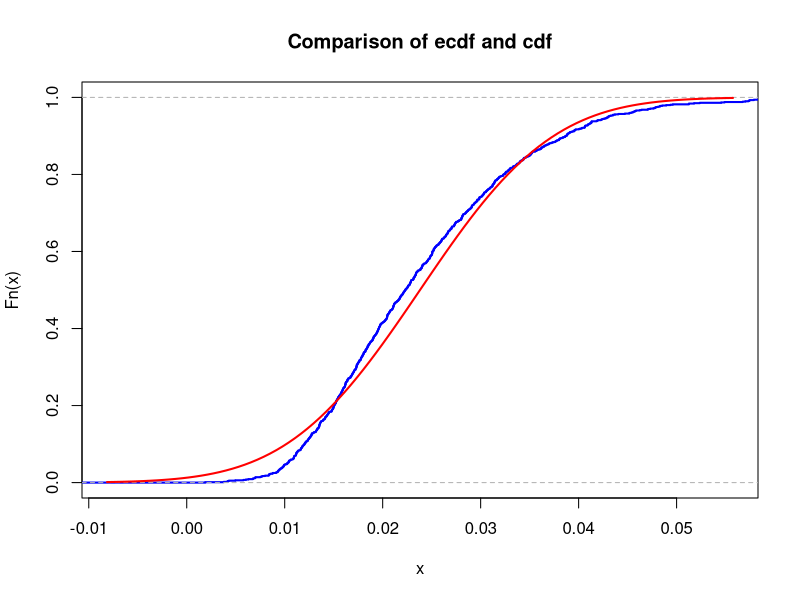

Write the R code that produced this figure.
## ---- chunk 1
set.seed(32)
team_number = 32
nu1 <- team_number + 10
K <- 1e3
n <- 5
sample_means <- colMeans(matrix(rexp(n*K, rate = nu1), nrow=n))
## ---- chunk 2
mu <- 1 / nu1
sigma <- 1 / (sqrt(n) * nu1)
## ---- chunk 3
xlims <- c(mu-3*sigma,mu+3*sigma)
Fs <- ecdf(sample_means)
plot(Fs, 
     xlim = xlims, 
     col = "blue",
     lwd = 2,
     main = "Comparison of ecdf and cdf")
curve(pnorm(x, mean = mu, sd = sigma), col = "red", lwd = 2, add = TRUE)
## ---- chunk 4
# Calculate the maximal difference between the two CDFs
x <- seq(0,.1,by=.0001)
Fs <- ecdf(sample_means)
max_difference = max(abs(Fs(x) - pnorm(x, mean = mu, sd = sigma)))

# Print the maximal difference
cat("Maximal Difference:", max_difference, "\n")

## ---- chunk 5
calc_cases <- function(n) {
  sample_means <- colMeans(matrix(rexp(n*K, rate = nu1), nrow=n))
  sigma <- mu / sqrt(n)
  
  x <- seq(0,.1,by=.0001)
  Fs <- ecdf(sample_means)
  max_difference = max(abs(Fs(x) - pnorm(x, mean = mu, sd = sigma)))
  
  return (max_difference)
}

cat("n = 5: ", calc_cases(5), "\n")
cat("n = 10: ", calc_cases(10), "\n")
cat("n = 50: ", calc_cases(50), "\n")

## ---- chunk 6
sum(rexp(100, rate=2*42))

## ---- chunk 7
# Let K = 100000
row_sum = rowSums(matrix(rexp(100*100000, rate = 2*42), nrow=100000))
## ---- chunk 8
row_sum_ecdf <- ecdf(row_sum)
safe <- 1 - row_sum_ecdf(1)
cat("Probability that the location is safe", safe)

